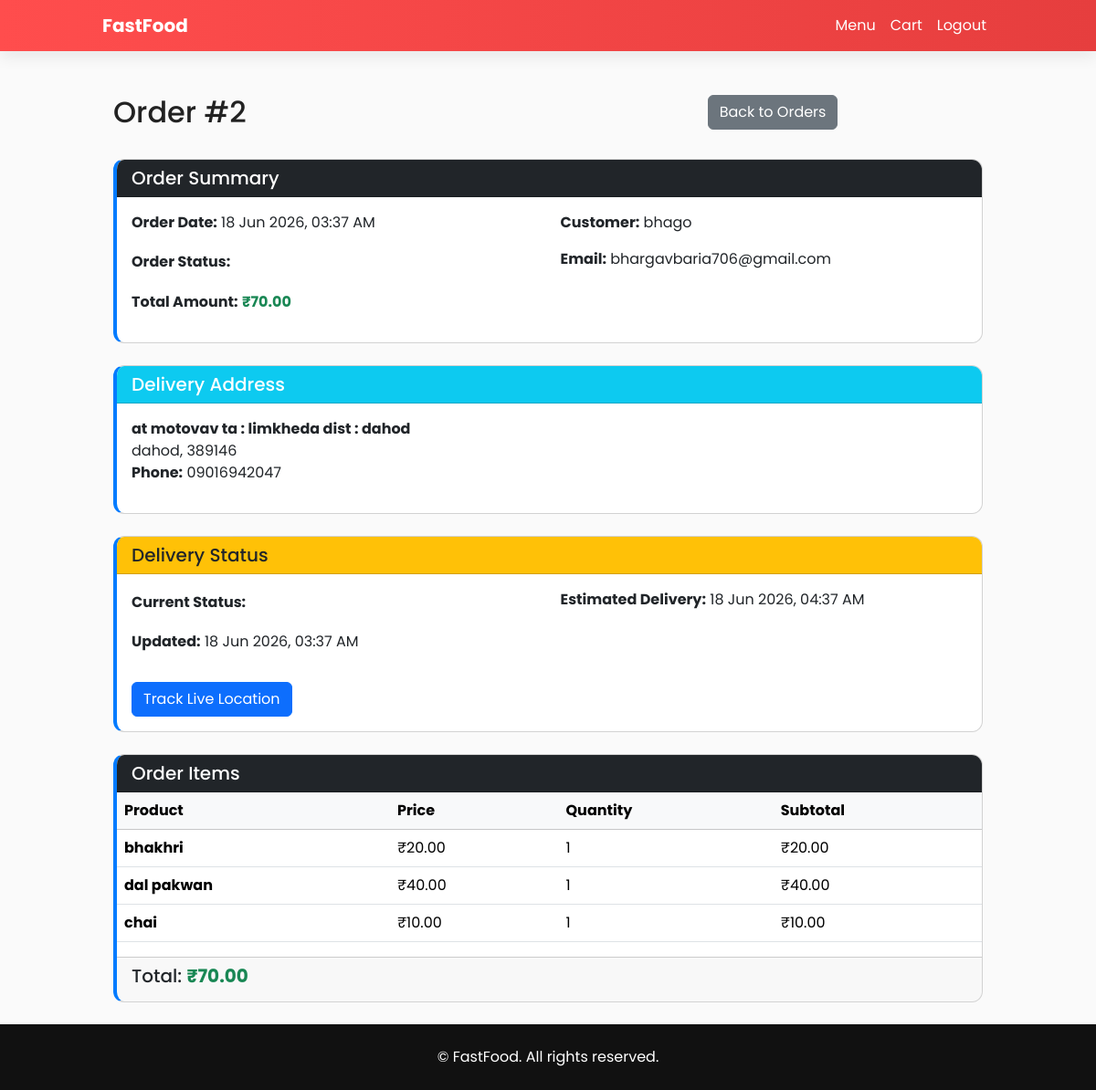
The app's page /order/2/ (signed in) with its own data.
### food_app/models.py (models this page shows, shortened)
class Order(models.Model):
    user = models.ForeignKey(User, on_delete=models.CASCADE)
    cart = models.ForeignKey(Cart, on_delete=models.SET_NULL, null=True, blank=True)
    total = models.DecimalField(max_digits=10, decimal_places=2)
    created_at = models.DateTimeField(default=timezone.now)
    status = models.CharField(max_length=20, default="Pending")
    delivery_address = models.ForeignKey(DeliveryAddress, on_delete=models.SET_NULL, null=True, blank=True)

class DeliveryAddress(models.Model):
    user = models.ForeignKey(User, on_delete=models.CASCADE, related_name="delivery_addresses")
    street_address = models.CharField(max_length=255)
    city = models.CharField(max_length=100)
    postal_code = models.CharField(max_length=20)
    phone = models.CharField(max_length=20)
    latitude = models.FloatField(blank=True, null=True)
    longitude = models.FloatField(blank=True, null=True)
    is_default = models.BooleanField(default=False)
    created_at = models.DateTimeField(default=timezone.now)
    class Meta:
        verbose_name_plural = "Delivery Addresses"

class Delivery(models.Model):
    STATUS_CHOICES = [
        ('pending', 'Pending Assignment'),
        ('assigned', 'Assigned'),
        ('picked_up', 'Picked Up'),
        ('in_transit', 'In Transit'),
        ('delivered', 'Delivered'),
        ('cancelled', 'Cancelled'),
    ]
    order = models.OneToOneField(Order, on_delete=models.CASCADE, related_name="delivery")
    delivery_person = models.ForeignKey(DeliveryPerson, on_delete=models.SET_NULL, null=True, blank=True, related_name="deliveries")
    status = models.CharField(max_length=20, choices=STATUS_CHOICES, default='pending')
    estimated_delivery_time = models.DateTimeField(blank=True, null=True)
    actual_delivery_time = models.DateTimeField(blank=True, null=True)
    created_at = models.DateTimeField(default=timezone.now)
    updated_at = models.DateTimeField(auto_now=True)
    class Meta:
        verbose_name_plural = "Deliveries"

class OrderItem(models.Model):
    order = models.ForeignKey(Order, on_delete=models.CASCADE, related_name="items")
    product = models.ForeignKey(Product, on_delete=models.SET_NULL, null=True)
    quantity = models.PositiveIntegerField()
    price = models.DecimalField(max_digits=10, decimal_places=2)
    @property
    def subtotal(self):
        return self.quantity * self.price

class Product(models.Model):
    category = models.ForeignKey(Category, on_delete=models.CASCADE, related_name="products")
    name = models.CharField(max_length=255)
    description = models.TextField(blank=True)
    price = models.DecimalField(max_digits=10, decimal_places=2)
    image = models.ImageField(upload_to='products/', blank=True, null=True)
    available = models.BooleanField(default=True)

### food_app/views.py (the view)
# urls.py: path("order/<int:order_id>/", views.order_detail, name="order_detail"),
@login_required(login_url="login")
def order_detail(request, order_id):
    order = get_object_or_404(Order, id=order_id, user=request.user)
    order_items = order.items.all()
    delivery = getattr(order, 'delivery', None)
    return render(request, "food_app/order_detail.html", {
        "order": order,
        "order_items": order_items,
        "delivery": delivery
    })

### food_app/templates/food_app/order_detail.html (shortened to what this page needs)
{% extends 'food_app/base.html' %}
{% block content %}
<div class="container mt-5">
    <div class="row mb-4">
        <div class="col-md-8">
            <h2>Order #{{ order.id }}</h2>
        </div>
        <div class="col-md-4 text-right">
            <a href="{% url 'order_history' %}" class="btn btn-secondary">Back to Orders</a>
        </div>
    </div>
    <div class="card mb-4">
        <div class="card-header bg-dark text-white">
            <h5 class="mb-0">Order Summary</h5>
        </div>
        <div class="card-body">
            <div class="row">
                <div class="col-md-6">
                    <p><strong>Order Date:</strong> {{ order.created_at|date:"d M Y, h:i A" }}</p>
                    <p><strong>Order Status:</strong> <span class="badge badge-info">{{ order.status }}</span></p>
                    <p><strong>Total Amount:</strong> <strong class="text-success">₹{{ order.total }}</strong></p>
                </div>
                <div class="col-md-6">
                    <p><strong>Customer:</strong> {{ order.user.username }}</p>
                    <p><strong>Email:</strong> {{ order.user.email }}</p>
                </div>
            </div>
        </div>
    </div>
    {% if order.delivery_address %}
    <div class="card mb-4">
        <div class="card-header bg-info text-white">
            <h5 class="mb-0">Delivery Address</h5>
        </div>
        <div class="card-body">
            <p>
                <strong>{{ order.delivery_address.street_address }}</strong><br>
                {{ order.delivery_address.city }}, {{ order.delivery_address.postal_code }}<br>
                <strong>Phone:</strong> {{ order.delivery_address.phone }}
            </p>
        </div>
    </div>
    {% endif %}
    {% if delivery %}
    <div class="card mb-4">
        <div class="card-header bg-warning text-dark">
            <h5 class="mb-0">Delivery Status</h5>
        </div>
        <div class="card-body">
            <div class="row">
                <div class="col-md-6">
                    <p><strong>Current Status:</strong> <span class="badge badge-{% if delivery.status == 'delivered' %}success{% elif delivery.status == 'cancelled' %}danger{% else %}warning{% endif %}">{{ delivery.get_status_display }}</span></p>
                    <p><strong>Updated:</strong> {{ delivery.updated_at|date:"d M Y, h:i A" }}</p>
                </div>
                <div class="col-md-6">
                    {% if delivery.estimated_delivery_time %}
                    <p><strong>Estimated Delivery:</strong> {{ delivery.estimated_delivery_time|date:"d M Y, h:i A" }}</p>
                    {% endif %}
                </div>
            </div>
            {% if delivery.status != 'delivered' and delivery.status != 'cancelled' %}
            <div class="mt-3">
                <a href="{% url 'track_order' order.id %}" class="btn btn-primary">Track Live Location</a>
            </div>
            {% endif %}
        </div>
    </div>
    {% endif %}
    <div class="card">
        <div class="card-header bg-dark text-white">
            <h5 class="mb-0">Order Items</h5>
        </div>
        <div class="table-responsive">
            <table class="table table-hover">
                <thead class="table-light">
                    <tr>
                        <th>Product</th>
                        <th>Price</th>
                        <th>Quantity</th>
                        <th>Subtotal</th>
                    </tr>
                </thead>
                <tbody>
                    {% for item in order_items %}
                    <tr>
                        <td>
                            {% if item.product %}
                                <strong>{{ item.product.name }}</strong>
                            {% else %}
                                <em>Product not available</em>
                            {% endif %}
                        </td>
                        <td>₹{{ item.price }}</td>
                        <td>{{ item.quantity }}</td>
                        <td>₹{{ item.subtotal }}</td>
                    </tr>
                    {% endfor %}
                </tbody>
            </table>
        </div>
        <div class="card-footer text-right">
            <h5>Total: <strong class="text-success">₹{{ order.total }}</strong></h5>
        </div>
    </div>
</div>
{% endblock %}

### food_app/templates/food_app/base.html (style rules this page uses)
:root { --brand:#ff4d4d; --brand-dark:#e63e3e; }
body { font-family: "Poppins"; background:#fafafa; color:#222; }
.card { border-radius:12px; overflow:hidden; transition:.2s; }

### food_app/templates/food_app/order_detail.html (style rules this page uses)
.container { max-width: 1000px; }
.card { border-left: 4px solid #007bff; }
.badge { padding: 0.5rem 0.75rem; font-size: 0.9rem; }

### records on screen
Order: id "2", created_at "18 Jun 2026, 03:37 AM", total "70.00", user.username "bhago", user.email "bhargavbaria706@gmail.com", delivery_address.street_address "at motovav ta : limkheda dist : dahod", delivery_address.city "dahod", delivery_address.postal_code "389146", delivery_address.phone "09016942047"
Delivery: updated_at "18 Jun 2026, 03:37 AM", estimated_delivery_time "18 Jun 2026, 04:37 AM"
OrderItem: product.name "bhakhri", price "20.00", quantity "1", subtotal "20.00"
OrderItem: product.name "dal pakwan", price "40.00", quantity "1", subtotal "40.00"
OrderItem: product.name "chai", price "10.00", quantity "1", subtotal "10.00"
